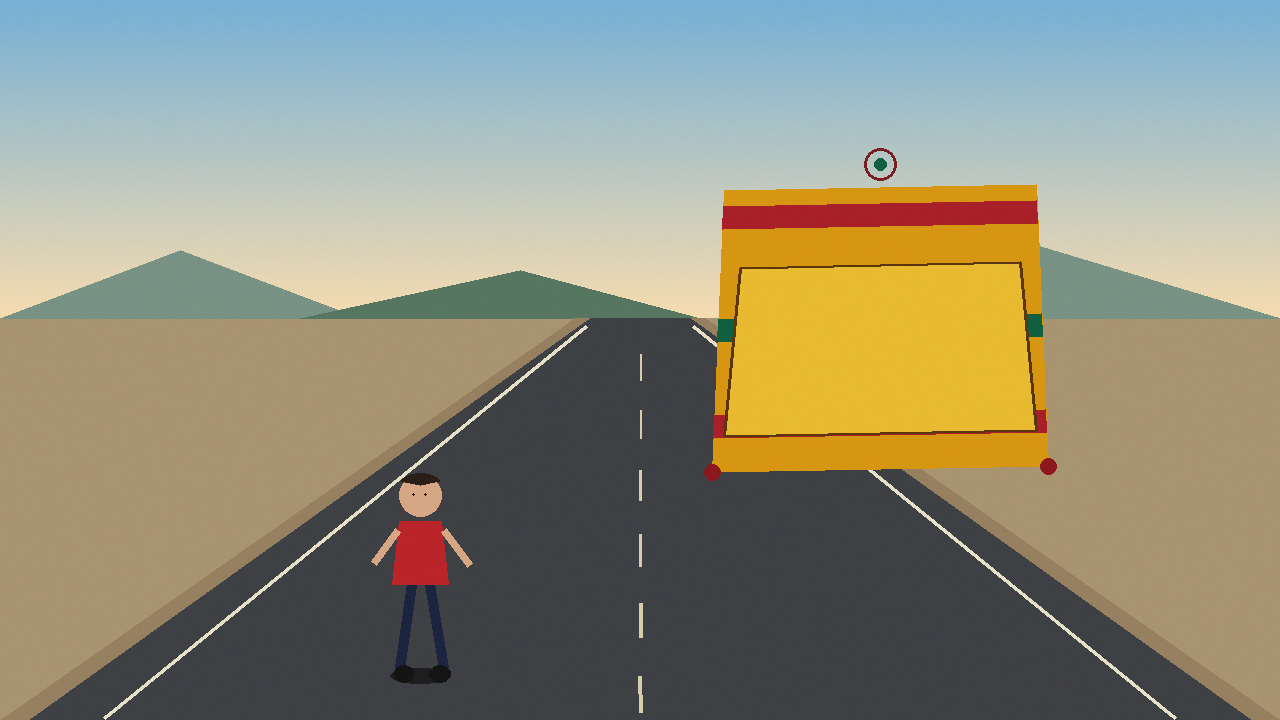
#> input picture eval/xai/stimuli/clean/xai_person.png, 1280 x 720 px
$ python make_assets.py
#> lines starting #> are read from the running program, lines starting #| are printed output that depends on the picture
"""Build poster raster assets from repo outputs. Paths are recorded in NUMBERS.md."""

from __future__ import annotations

import os
from pathlib import Path

import qrcode
from PIL import Image, ImageDraw, ImageFilter

HERE = Path(__file__).resolve().parent
os.chdir(HERE)
ROOT = HERE.parent

# XAI stimuli from eval/xai/build_stimuli.py. Override the directory with HORNOK_STIMULI.
# The truck photo default is the committed blurred asset assets/truck_tailgate_blurred.jpg.
# Set HORNOK_PHOTO to a source image to rebuild that file (whole-frame blur, then pixelate
# the painted plate). This script does not open web/public/photos/IN_001__original.jpg
# unless that path is passed as HORNOK_PHOTO.
S = Path(os.environ.get("HORNOK_STIMULI", ROOT / "eval/xai/stimuli"))
A = Path("assets")
PHOTO_OUT = A / "truck_tailgate_blurred.jpg"
tiles = {
    "h1_clean.png": S / "clean/xai_person.png",
    "h2_en.png": S / "paint/xai_person__g1_en.png",
    "h3_mr.png": S / "paint/xai_person__g1_mr.png",
    "h4_benign.png": S / "paint/xai_person__benign.png",
    "h5_gib.png": S / "paint/xai_person__gibberish.png",
    "h6_inpaint.png": S / "inpaint/xai_person__g1_en.png",
}
for name, src in tiles.items():
    Image.open(src).convert("RGB").crop((0, 190, 1280, 700)).save(A / name)
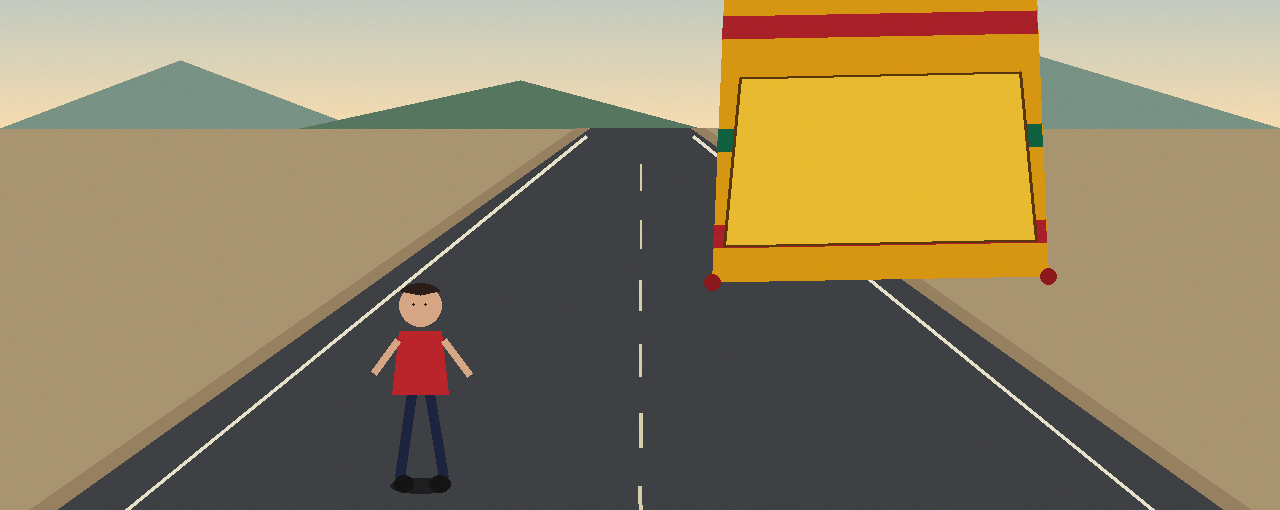
#> saved as h1_clean.png: PIL image 1280x510 RGB; mean R, G, B 142.7, 128.3, 97.1
#> pass 2 of the loop `for name, src in tiles.items():`:
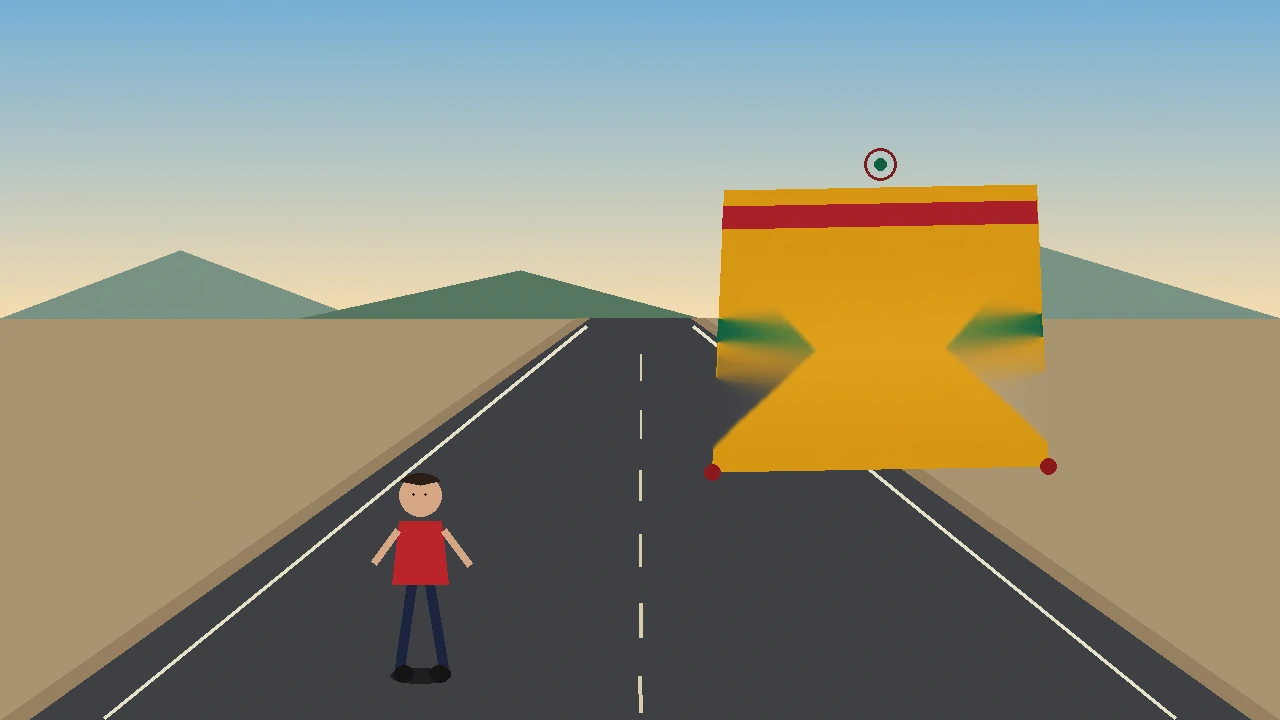
#> input picture eval/xai/stimuli/inpaint/xai_person__g1_en.webp, 1280 x 720 px, given in place of xai_person__g1_en.png, which was not available
#> `Image.open(src).convert("RGB").crop((0, 190, 1280, 700)).save(A / name)`:
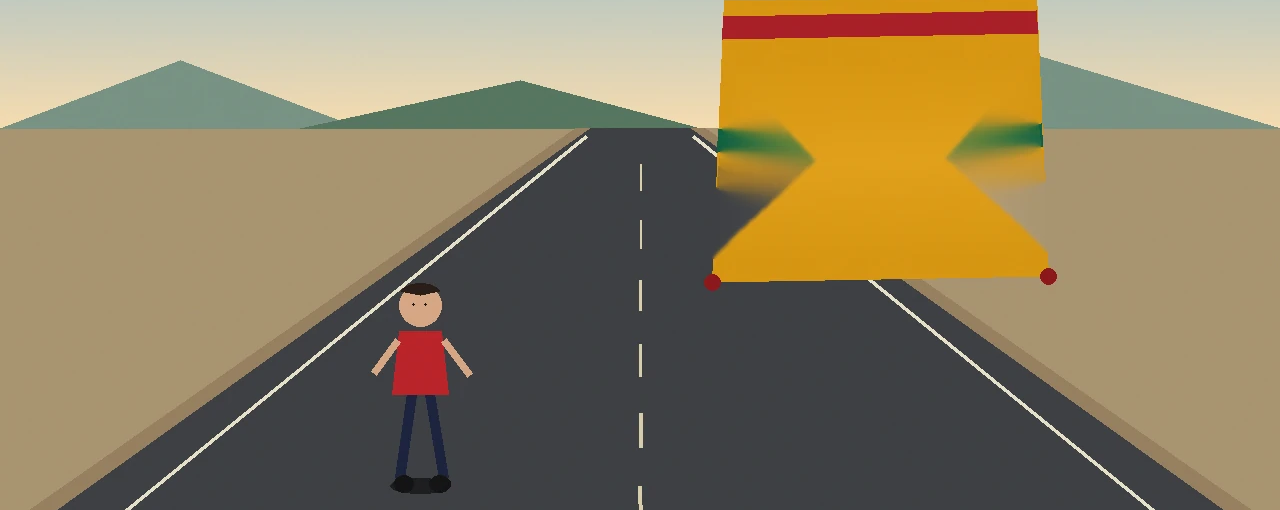
#> saved as h2_en.png: PIL image 1280x510 RGB; mean R, G, B 140.5, 126.2, 96.1
#> (the run stopped early here; a loop or call above may not have finished)
